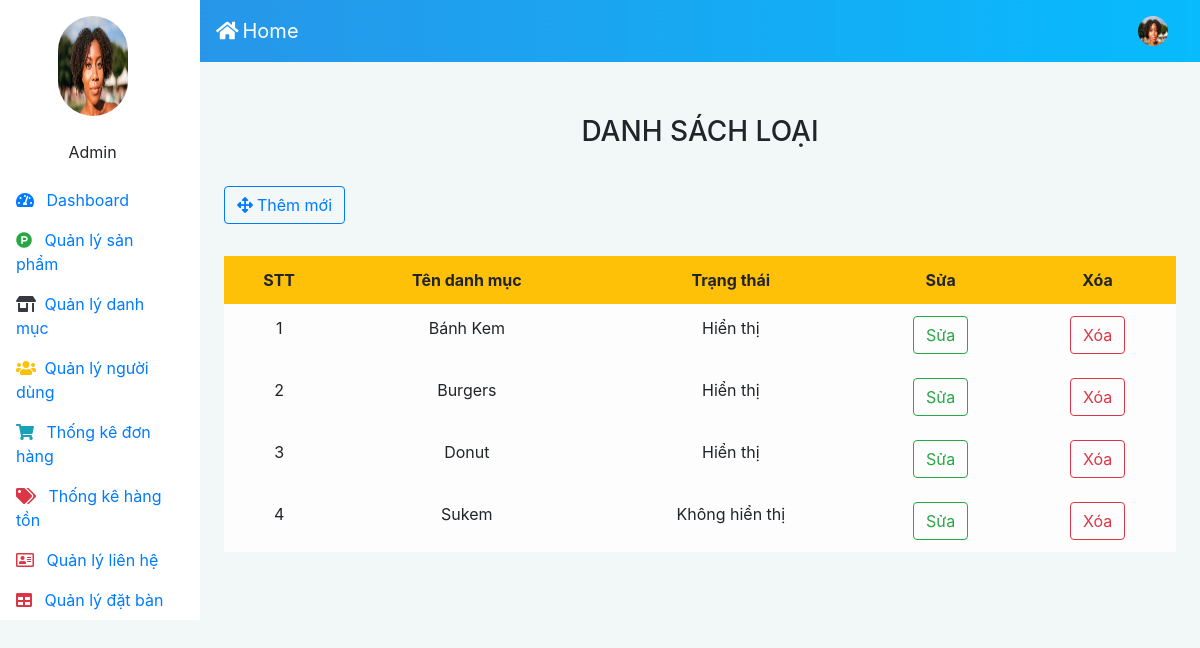
The page /admin/index.php?quanly=dmloai (signed in) on the database its author committed.
### tables this page shows
CREATE TABLE `tbl_danhmuc` (
  `id_danhmuc` int(11) NOT NULL,
  `ten_danhmuc` varchar(100) NOT NULL,
  `anh_danhmuc` varchar(100) NOT NULL,
  `hienthi` varchar(100) NOT NULL,
  `chitiet_danhmuc` varchar(1000) NOT NULL,
  `sub` varchar(100) NOT NULL
);

### admin/include/dsdmloai.php (the view, shortened to what this page needs)
<div class="alert mt-3 text-center" role="alert">
    <h3>DANH SÁCH LOẠI</h3>
</div>
<div>
    <a href="?quanly=themloaisp">
        <button class="btn btn-outline-primary mr-4 mb-2"><i class='fas fa-arrows-alt mr-1'></i>Thêm mới</button>
    </a>
</div>
<br>
<div class="table-responsive">
    <table class="table table-borderless" cellspacing="0">
        <thead>
            <tr class="bg-warning text-center">
                <th>STT</th>
                <th>Tên danh mục</th>
                <th>Trạng thái</th>
                <th>Sửa</th>
                <th>Xóa</th>
            </tr>
        </thead>
        <tbody>
            <?php
            $sql_table_hsx = "SELECT * FROM tbl_danhmuc order by id_danhmuc ASC";
            $kq = mysqli_query($con, $sql_table_hsx);
            $i = 1;
            while ($row = mysqli_fetch_assoc($kq)) {
                ?>
                <tr class="table-light text-center">
                    <td class="text-center"><?php echo $i; ?></td>
                    <td><?php echo $row['ten_danhmuc']; ?></td>
                    <td><?php if ($row['hienthi'] == 1) {
                                echo "Hiển thị";
                            } else {
                                echo "Không hiển thị";
                            }; ?></td>
                    <td style="vertical-align: middle; text-align: center;">
                        <a href="?quanly=sualoaispx&id=<?php echo $row['id_danhmuc']; ?>">
                            <button class="btn btn-outline-success">Sửa</button>
                        </a>
                    </td>
                    <td style="vertical-align: middle; text-align: center;">
                        <a onclick="return confirm('Bạn có chắc là muốn xóa hãng sản xuất này không?');" href="?quanly=dmloai&action=deleteloaisp&id=<?php echo $row['id_danhmuc'];?>">
                            <button class="btn btn-outline-danger">Xóa</button>
                        </a>
                    </td>
                </tr>
            <?php
                $i++;
            }
            ?>
        </tbody>
    </table>
</div>

### admin/public/css/style.css (style rules this page uses)
body { background-color: #f2f7f8; }

### rows shown on the page
tbl_danhmuc: ten_danhmuc "Bánh Kem", hienthi "Hiển thị"
tbl_danhmuc: ten_danhmuc "Burgers", hienthi "Hiển thị"
tbl_danhmuc: ten_danhmuc "Donut", hienthi "Hiển thị"
tbl_danhmuc: ten_danhmuc "Sukem", hienthi "Không hiển thị"

### other values the page prints
$_SESSION['admin'] "Admin"
